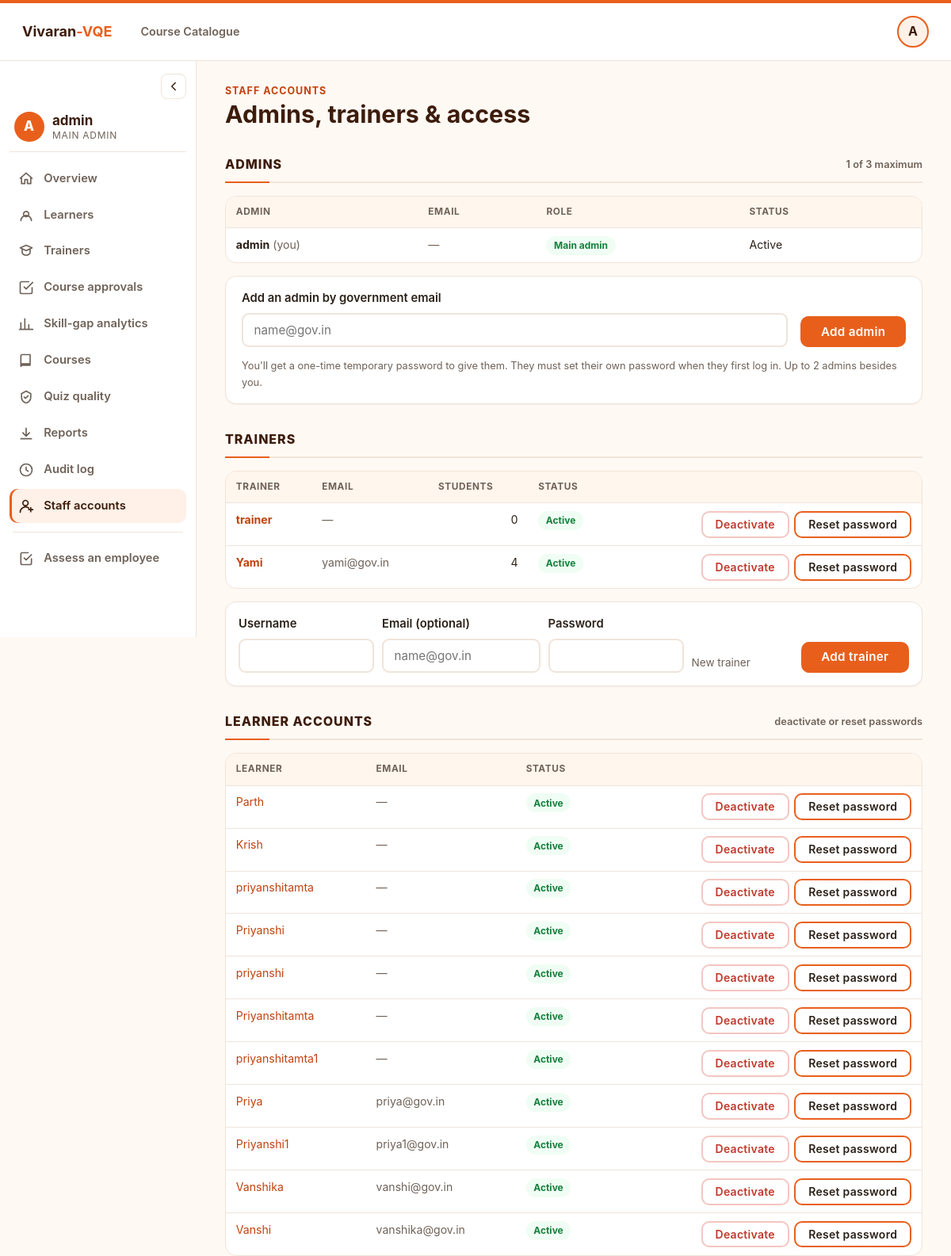
The app's page /admin/staff (signed in) with its own data.
### tables this page shows
CREATE TABLE users (
                id INTEGER PRIMARY KEY AUTOINCREMENT,
                username TEXT NOT NULL UNIQUE,
                password_hash TEXT NOT NULL,
                created_at TEXT NOT NULL
            , email TEXT, role TEXT NOT NULL DEFAULT 'learner', active INTEGER NOT NULL DEFAULT 1, must_change_password INTEGER NOT NULL DEFAULT 0, is_primary INTEGER NOT NULL DEFAULT 0);

CREATE TABLE trainer_profiles (
                user_id INTEGER PRIMARY KEY REFERENCES users(id),
                specialisations TEXT NOT NULL DEFAULT '[]',
                created_at TEXT NOT NULL,
                updated_at TEXT NOT NULL
            );

### app.py (the view)
@app.route("/admin/staff")
@role_required("admin")
def admin_staff():
    admins = db.list_users("admin")
    return render_template("admin_staff.html", admins=admins, trainers=db.list_trainers_with_profiles(),
                           learners=db.list_users("learner"), max_admins=MAX_ADMINS,
                           can_add_admin=bool(db.get_user_by_id(_require_user()).get("is_primary")) and len(admins) < MAX_ADMINS,
                           **_admin_ctx("staff"))

### app.py (called while the page is built)
@app.context_processor
def inject_user() -> dict:
    ctx = {
        "current_user": session.get("username", ""),
        "current_role": session.get("role", ""),
        "home_url": _home_url(session.get("role", "")) if "user_id" in session else "/",
    }
    if session.get("role") == "learner" and "user_id" in session:
        ctx["lnav"] = _learner_nav(int(session["user_id"]))
    return ctx

def _home_url(role: str) -> str:
    return {
        "admin": url_for("admin_dashboard"),
        "trainer": url_for("trainer_dashboard"),
    }.get(role, url_for("learner_dashboard"))

def role_required(*allowed: str):
    def decorator(view):
        @wraps(view)
        @login_required
        def wrapped(*args, **kwargs):
            if session.get("role") not in allowed:
                if _wants_json():
                    return jsonify({"ok": False, "error": "You do not have access to this."}), 403
                return render_template("forbidden.html"), 403
            return view(*args, **kwargs)
        return wrapped
    return decorator

def _require_user() -> int:
    return int(session.get("user_id", 0))

def _admin_ctx(active: str) -> dict:
    me = db.get_user_by_id(_require_user())
    pending = db.list_trainer_courses(status="pending")
    return {"me": me, "active": active, "skill_name": courses.skill_name,
            "pending_courses_n": len(pending),
            "needs_admin_n": sum(1 for r in pending if _needs_admin(r)),
            "threshold": settings.PASS_THRESHOLD,
            "message": request.args.get("msg"), "error": request.args.get("err")}

### db.py (called while the page is built)
def connect() -> sqlite3.Connection:
    conn = sqlite3.connect(DB_PATH)
    conn.row_factory = sqlite3.Row
    conn.execute("PRAGMA foreign_keys = ON")
    return conn

def list_users(role: str | None = None) -> list[dict]:
    sql = "SELECT id, username, email, role, created_at, active, is_primary, must_change_password FROM users"
    params: tuple = ()
    if role:
        sql += " WHERE role = ?"
        params = (role,)
    with closing(connect()) as conn:
        rows = conn.execute(sql + " ORDER BY id", params).fetchall()
    return [dict(r) for r in rows]

def get_user_by_id(user_id: int) -> dict | None:
    with closing(connect()) as conn:
        row = conn.execute("SELECT * FROM users WHERE id = ?", (user_id,)).fetchone()
    return dict(row) if row else None

### templates/admin_staff.html (shortened to what this page needs)
{% extends 'admin_base.html' %}
{% from '_account_actions.html' import account_actions %}
{% block acontent %}
{% set here = url_for('admin_staff') %}
<div class="page-head"><div><div class="eyebrow">Staff accounts</div><h1>Admins, trainers &amp; access</h1></div></div>
<div class="section"><h2>Admins <span class="count">{{ admins|length }} of {{ max_admins }} maximum</span></h2>
  <div class="table-wrap"><table class="data">
    <thead><tr><th>Admin</th><th>Email</th><th>Role</th><th>Status</th><th></th></tr></thead>
    <tbody>{% for a in admins %}
      <tr><td><b>{{ a.username }}</b>{% if a.id == me.id %} <span class="subtle">(you)</span>{% endif %}</td><td class="subtle">{{ a.email or '—' }}</td>
        <td>{% if a.is_primary %}<span class="pill completed">Main admin</span>{% else %}<span class="pill not_started">Admin</span>{% endif %}</td>
        <td>{% if a.active %}Active{% else %}<span class="pill failed">Deactivated</span>{% endif %}</td>
        <td style="text-align:right;"></td></tr>
    {% endfor %}</tbody>
  </table></div>
  {% if me.is_primary %}
    {% if can_add_admin %}
    <form method="post" action="{{ url_for('admin_add_admin') }}" class="card mt-2 inline-form">
      <div class="field"><label for="adm-email">Add an admin by government email</label><input id="adm-email" type="email" name="email" placeholder="name@gov.in" required></div>
      <button class="btn btn-primary" type="submit">Add admin</button>
      <p class="hint" style="grid-column:1/-1;">You'll get a one-time temporary password to give them. They must set their own password when they first log in. Up to {{ max_admins - 1 }} admins besides you.</p>
    </form>
    {% else %}<p class="notice mt-2">The platform already has the maximum of {{ max_admins }} admins. Remove one to add another.</p>{% endif %}
  {% else %}<p class="hint mt-2">Only the main admin can add or remove admins.</p>{% endif %}
</div>
<div class="section"><h2>Trainers</h2>
  <div class="table-wrap"><table class="data">
    <thead><tr><th>Trainer</th><th>Email</th><th class="num">Students</th><th>Status</th><th></th></tr></thead>
    <tbody>{% for t in trainers %}
      <tr><td><a href="{{ url_for('admin_trainer', trainer_id=t.id) }}"><b>{{ t.username }}</b></a></td><td class="subtle">{{ t.email or '—' }}</td><td class="num">{{ t.students }}</td>
        <td>{% if t.active %}<span class="pill completed">Active</span>{% else %}<span class="pill failed">Deactivated</span>{% endif %}</td>
        <td style="text-align:right;">{{ account_actions(dict(t, role='trainer'), here) }}</td></tr>
    {% else %}<tr><td colspan="5" class="muted-empty">No trainers yet.</td></tr>{% endfor %}</tbody>
  </table></div>
  <form class="card admin-form mt-2" method="post" action="{{ url_for('admin_create_user') }}" style="padding:1rem;">
    <div class="field"><label>Username</label><input name="username" required></div>
    <div class="field"><label>Email (optional)</label><input name="email" type="email" placeholder="name@gov.in"></div>
    <div class="field"><label>Password</label><input name="password" type="password" minlength="8" required></div>
    <div class="field"><label>&nbsp;</label><span class="subtle" style="font-size:.85rem;">New trainer</span></div>
    <button class="btn btn-primary" type="submit">Add trainer</button>
  </form>
</div>
<div class="section"><h2>Learner accounts <span class="count">deactivate or reset passwords</span></h2>
  <div class="table-wrap"><table class="data">
    <thead><tr><th>Learner</th><th>Email</th><th>Status</th><th></th></tr></thead>
    <tbody>{% for l in learners %}
      <tr><td><a href="{{ url_for('admin_learner', learner_id=l.id) }}">{{ l.username }}</a></td><td class="subtle">{{ l.email or '—' }}</td>
        <td>{% if l.active %}<span class="pill completed">Active</span>{% else %}<span class="pill failed">Deactivated</span>{% endif %}{% if l.must_change_password %} <span class="pill in_progress">Temp password</span>{% endif %}</td>
        <td style="text-align:right;">{{ account_actions(l, here) }}</td></tr>
    {% else %}<tr><td colspan="4" class="muted-empty">No learners.</td></tr>{% endfor %}</tbody>
  </table></div>
</div>
{% endblock %}

### templates/admin_base.html (shortened to what this page needs)
{% extends 'base.html' %}
{% block main %}
<div class="t-shell" id="tShell">
  <aside class="t-sidebar" aria-label="Admin navigation">
    <button type="button" class="t-toggle" id="tToggle" aria-label="Collapse or expand sidebar" title="Collapse / expand">
      <svg viewBox="0 0 24 24" width="18" height="18" fill="none" stroke="currentColor" stroke-width="2" stroke-linecap="round" stroke-linejoin="round"><path d="M15 6l-6 6 6 6"/></svg>
    </button>
    <div class="t-who">
      <div class="t-avatar">{{ me.username[0]|upper }}</div>
      <div class="t-label"><b>{{ me.username }}</b><span>{{ 'Main admin' if me.is_primary else 'Admin' }}</span></div>
    </div>
    <nav class="t-nav">
      {% for key, href, label, icon in nav %}
      <a href="{{ href }}" class="{{ 'active' if active == key }}" title="{{ label }}">
        <svg viewBox="0 0 24 24" width="20" height="20" fill="none" stroke="currentColor" stroke-width="2" stroke-linecap="round" stroke-linejoin="round"><path d="{{ icon }}"/></svg>
        <span class="t-label">{{ label }}</span>
      </a>
      {% endfor %}
      <div class="t-sep"></div>
      <a href="{{ url_for('recommendation') }}" title="Assess an employee (original System 1 form)">
        <svg viewBox="0 0 24 24" width="20" height="20" fill="none" stroke="currentColor" stroke-width="2" stroke-linecap="round" stroke-linejoin="round"><path d="M9 11l3 3 8-8M20 12v7a2 2 0 01-2 2H6a2 2 0 01-2-2V5a2 2 0 012-2h9"/></svg>
        <span class="t-label">Assess an employee</span>
      </a>
    </nav>
  </aside>
  <main class="t-main">
    {% block acontent %}{% endblock %}
  </main>
</div>
{% endblock %}

### templates/_account_actions.html (shortened to what this page needs)
{% macro account_actions(u, next_url, compact=False) %}
<div class="acct-actions">
  <form method="post" action="{{ url_for('admin_set_active', user_id=u.id) }}" data-msg="{{ ('Reactivate ' if not u.active else 'Deactivate ') ~ u.username ~ '?' }}{{ '' if not u.active else (' Their students will be moved to other trainers.' if u.role == 'trainer' else ' They will not be able to log in.') }}" onsubmit="return confirm(this.dataset.msg);">
    <button class="btn btn-sm {{ 'btn-ok' if not u.active else 'btn-danger-outline' }}" type="submit">{{ 'Reactivate' if not u.active else 'Deactivate' }}</button>
  </form>
  <form method="post" action="{{ url_for('admin_reset_password', user_id=u.id) }}" data-msg="Reset {{ u.username }}'s password? You'll get a temporary password to give them." onsubmit="return confirm(this.dataset.msg);">
    <button class="btn btn-sm btn-outline" type="submit">Reset password</button>
  </form>
</div>
{% endmacro %}

### records on screen
users: username "A", username "admin", is_primary "MAIN ADMIN", shows "(you)", email "—", shows "Main admin", active "Active"
users: username "trainer", email "—", students "0", shows "Active", active "Deactivate"
trainer_profiles: username "Yami", email "yami@gov.in", students "4"
users: active "Deactivate"
users: username "Parth", email "—", shows "Active", active "Deactivate"
users: username "Krish", email "—", shows "Active", active "Deactivate"
users: username "priyanshitamta", email "—", shows "Active", active "Deactivate"
users: username "Priyanshi", email "—", shows "Active", active "Deactivate"
users: username "priyanshi", email "—", shows "Active", active "Deactivate"
users: username "Priyanshitamta", email "—", shows "Active", active "Deactivate"
users: username "priyanshitamta1", email "—", shows "Active", active "Deactivate"
users: username "Priya", email "priya@gov.in", shows "Active", active "Deactivate"
users: username "Priyanshi1", email "priya1@gov.in", shows "Active", active "Deactivate"
users: username "Vanshika", email "vanshi@gov.in", shows "Active", active "Deactivate"
users: username "Vanshi", email "vanshika@gov.in", shows "Active", active "Deactivate"

### other values on screen
{{ current_user[0]|upper }} "A"
{{ label }} "Overview" "Learners" "Trainers" "Course approvals" "Skill-gap analytics" "Courses" "Quiz quality" "Reports" "Audit log" "Staff accounts"
{{ admins|length }} "1"
{{ max_admins }} "3"
{{ max_admins - 1 }} "2"
